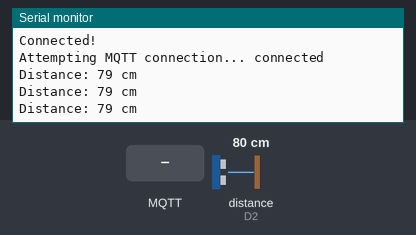
The sketch below on a simulated ESP8266 (NodeMCU). Parts: the last lines printed to the serial monitor. Wiring (inferred from the names in the program): ultrasonic range finder: trigger D1; echo D2. The test bench sets the inputs (shaded band); at power-on: distance to the obstacle (sensor on D2) 80 cm. The echo pulse lasts 58.3 µs per cm; WiFi joins after 1.5 s; servers stay silent unless stated; random numbers use the default seed unless the sketch sets one; no MQTT or app messages arrive unless stated.

Above: at 2.7 s.
2.8 s: distance to the obstacle (sensor on D2) set to 2 cm
At 3.4 s:
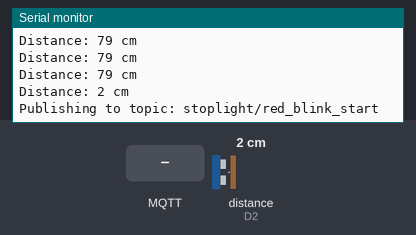
4.5 s: MQTT message "system/enable" arrives on the first subscribed topic
6.0 s: MQTT message "1" arrives on the first subscribed topic
7.5 s: distance to the obstacle (sensor on D2) set to 9 cm
At 8.0 s:
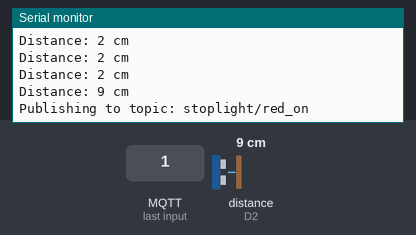
9.0 s: MQTT message "0" arrives on the first subscribed topic
10.5 s: MQTT message "on" arrives on the first subscribed topic
Timing chart, 0 to 13.0 s (numbered marks = the images above; inputs shaded):
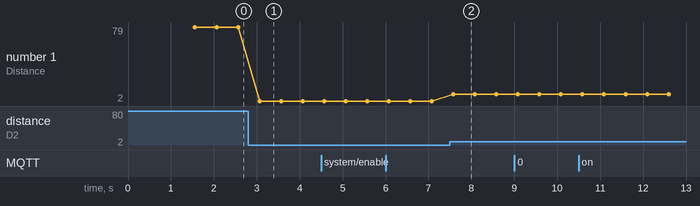

Measured:
- after the input at 2.8 s, the serial monitor: prints a new line after 0.27 s (image 1)
- after the input at 7.5 s, the serial monitor: prints a new line after 0.08 s (image 2)
- plotted number 1: 79 → 2 after the input at 2.8 s, 2 → 9 after the input at 7.5 s

The sketch:

Distance_Sensor_Garage_MQTT.ino
```cpp
#include <ESP8266WiFi.h>
#include <PubSubClient.h>

// HC-SR04 sensor pins (adjust as needed)
#define TRIG_PIN D1
#define ECHO_PIN D2

// WiFi credentials for connecting to the stoplight's AP.
const char* ssid = "ESP8266_Stoplight";
const char* password = "12345678";

// MQTT broker details: set this to your Mac’s IP address on the ESP8266 network.
const char* mqtt_server = "192.168.4.4";

// Define stoplight states.
enum StoplightState {
  GREEN,
  YELLOW,
  RED,
  BACKUP,              // Flashing red (backup)
  GREEN_YELLOW_BLINK   // Blinking green & yellow
};

StoplightState currentState = GREEN;

WiFiClient wifiClient;
PubSubClient client(wifiClient);

// Global flag for system enable/disable.
bool systemEnabled = true;

void setup() {
  Serial.begin(115200);

  // Setup sensor pins.
  pinMode(TRIG_PIN, OUTPUT);
  pinMode(ECHO_PIN, INPUT);

  // Connect to the stoplight's WiFi network (AP mode).
  WiFi.begin(ssid, password);
  Serial.print("Connecting to WiFi");
  while (WiFi.status() != WL_CONNECTED) {
    delay(500);
    Serial.print(".");
  }
  Serial.println("\nConnected!");

  // Setup MQTT client.
  client.setServer(mqtt_server, 1884);
  client.setCallback(callback);
}

long measureDistance() {
  // Clear the trigger pin.
  digitalWrite(TRIG_PIN, LOW);
  delayMicroseconds(2);

  // Trigger the sensor: send a 10-microsecond HIGH pulse.
  digitalWrite(TRIG_PIN, HIGH);
  delayMicroseconds(10);
  digitalWrite(TRIG_PIN, LOW);

  // Read the echo pulse duration in microseconds.
  long duration = pulseIn(ECHO_PIN, HIGH);

  // Calculate distance in centimeters.
  long distance = (duration * 0.0343) / 2;
  return distance;
}

void reconnect() {
  // Loop until reconnected to the MQTT broker.
  while (!client.connected()) {
    Serial.print("Attempting MQTT connection...");
    String clientId = "HC-SR04Client-";
    clientId += String(random(0xffff), HEX);
    if (client.connect(clientId.c_str())) {
      Serial.println(" connected");
      // Subscribe to the system enable/disable topic.
      client.subscribe("system/enable");
    } else {
      Serial.print("failed, rc=");
      Serial.print(client.state());
      Serial.println(" - trying again in 5 seconds");
      delay(5000);
    }
  }
}

void callback(char* topic, byte* payload, unsigned int length) {
  // Convert payload to a string.
  String message;
  for (unsigned int i = 0; i < length; i++) {
    message += (char)payload[i];
  }

  Serial.print("Message arrived [");
  Serial.print(topic);
  Serial.print("]: ");
  Serial.println(message);

  // Handle system enable/disable commands.
  if (strcmp(topic, "system/enable") == 0) {
    if (message == "1") {
      systemEnabled = true;
      Serial.println("System enabled");
    } else if (message == "0") {
      systemEnabled = false;
      Serial.println("System disabled");
    }
  }
}

void sendStateCommand(StoplightState state) {
  // If system is disabled, do not send any commands.
  if (!systemEnabled) {
    Serial.println("System disabled, not sending command.");
    return;
  }

  const char* topic;

  // Map each state to the corresponding MQTT topic.
  switch(state) {
    case GREEN:
      topic = "stoplight/green_on";
      break;
    case YELLOW:
      topic = "stoplight/yellow_on";
      break;
    case RED:
      topic = "stoplight/red_on";
      break;
    case BACKUP:
      topic = "stoplight/red_blink_start";
      break;
    case GREEN_YELLOW_BLINK:
      topic = "stoplight/green_yellow_blink";
      break;
    default:
      return;
  }

  Serial.print("Publishing to topic: ");
  Serial.println(topic);

  // Publish a simple payload ("on") to the topic.
  client.publish(topic, "on");
}

void loop() {
  if (!client.connected()) {
    reconnect();
  }
  client.loop();

  // Measure the distance using the HC-SR04.
  long distance = measureDistance();
  Serial.print("Distance: ");
  Serial.print(distance);
  Serial.println(" cm");

  // Define distance thresholds (in centimeters).
  StoplightState newState;
  if (distance == 0) {                     // Error or no valid measurement.
    newState = GREEN_YELLOW_BLINK;
  } else if (distance > 15) {              // Far away.
    newState = GREEN;
  } else if (distance > 10 && distance <= 15) {  // Getting close.
    newState = YELLOW;
  } else if (distance > 7 && distance <= 10) {   // Perfect distance (park).
    newState = RED;
  } else {                               // Too close: backup state.
    newState = BACKUP;
  }

  // If the state has changed, publish the appropriate MQTT command.
  if (newState != currentState) {
    currentState = newState;
    sendStateCommand(newState);
  }

  // Update every 500ms.
  delay(500);
}
```
